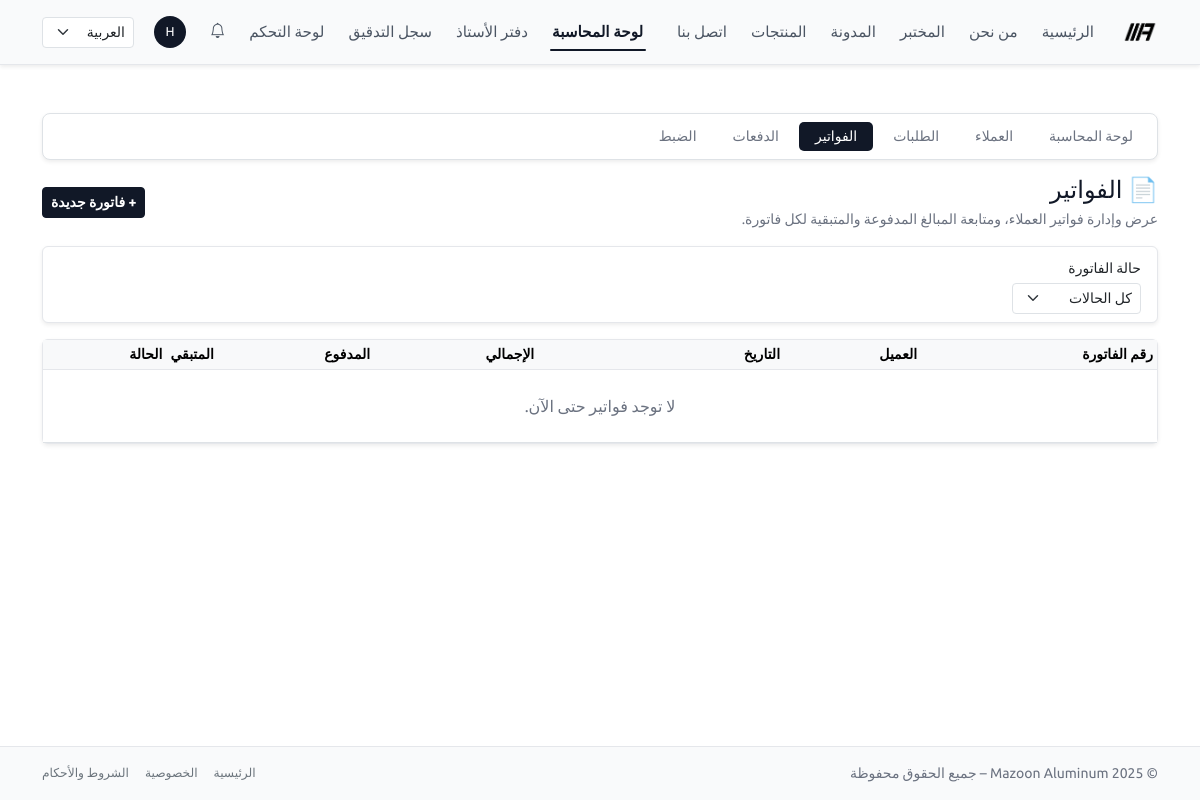
The app's page /ar/accounting/invoices/ (signed in), older data.
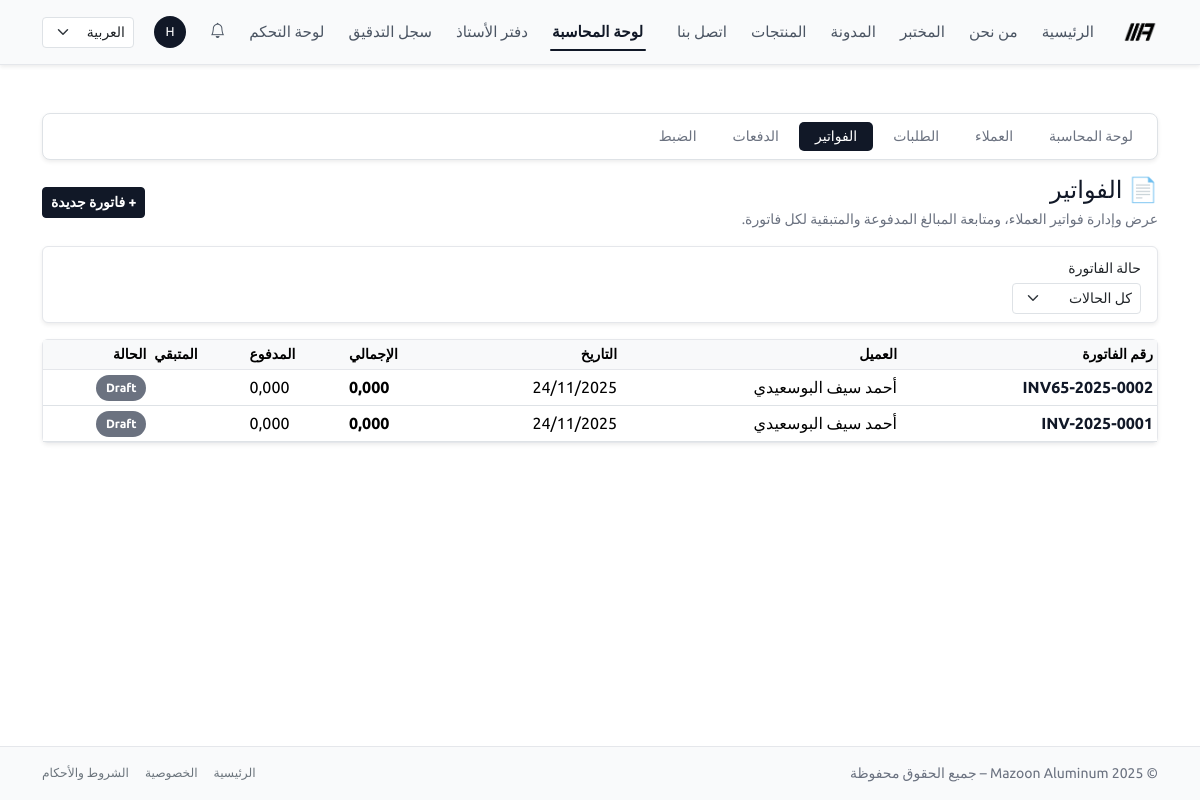
The same page, newer data.
### accounting/models.py (models this page shows, shortened)
class Invoice(NumberedModel, StatefulDomainModel):
    class Status(models.TextChoices):
        DRAFT = "draft", "Draft"
        SENT = "sent", "Sent"
        PARTIALLY_PAID = "partially_paid", "Partially Paid"
        PAID = "paid", "Paid"
        CANCELLED = "cancelled", "Cancelled"
    customer = models.ForeignKey(
        Customer,
        on_delete=models.PROTECT,
        related_name="invoices",
    )
    issued_at = models.DateField(default=timezone.now)
    due_date = models.DateField(null=True, blank=True)
    description = models.TextField(blank=True)
    terms = models.TextField(
        blank=True,
        help_text="Terms and conditions shown on the invoice.",
    )
    total_amount = models.DecimalField(max_digits=12, decimal_places=3)
    paid_amount = models.DecimalField(
        max_digits=12,
        decimal_places=3,
        default=0,
        help_text="Cached sum of related payments for quick display.",
    )
    status = models.CharField(
        max_length=20,
        choices=Status.choices,
        default=Status.DRAFT,
    )
    ledger_entry = models.OneToOneField(
        "ledger.JournalEntry",
        null=True,
        blank=True,
        on_delete=models.SET_NULL,
        related_name="invoice",
        help_text="Linked ledger journal entry for this invoice, if posted.",
    )
    created_at = models.DateTimeField(auto_now_add=True)
    updated_at = models.DateTimeField(auto_now=True)
    class Meta:
        ordering = ("-issued_at", "-id")
        indexes = [
            models.Index(fields=["serial"]),
            models.Index(fields=["status"]),
            models.Index(fields=["issued_at"]),
        ]

class Customer(models.Model):
    user = models.OneToOneField(
        settings.AUTH_USER_MODEL,
        on_delete=models.SET_NULL,
        null=True,
        blank=True,
        related_name="customer_profile",
        help_text="Optional: link to a Django user for customer access.",
    )
    name = models.CharField(max_length=255)
    phone = models.CharField(max_length=50, blank=True)
    email = models.EmailField(blank=True)
    company_name = models.CharField(max_length=255, blank=True)
    tax_number = models.CharField(
        max_length=50,
        blank=True,
        help_text="Optional: VAT / Tax ID if applicable.",
    )
    country = models.CharField(
        max_length=255,
        blank=True,
        help_text="Country name (translatable).",
    )
    governorate = models.CharField(
        max_length=255,
        blank=True,
        help_text="Governorate / محافظة (translatable).",
    )
    wilaya = models.CharField(
        max_length=255,
        blank=True,
        help_text="Wilaya / ولاية (translatable).",
    )
    village = models.CharField(
        max_length=255,
        blank=True,
        help_text="Village / قرية (translatable).",
    )
    postal_code = models.CharField(
        max_length=20,
        blank=True,
        help_text="Postal code / الرمز البريدي (translatable if needed).",
    )
    po_box = models.CharField(
        max_length=20,
        blank=True,
        help_text="P.O. Box / صندوق البريد (translatable if needed).",
    )
    address = models.TextField(blank=True)
    created_at = models.DateTimeField(auto_now_add=True)
    class Meta:
        ordering = ("name", "id")

### accounting/views.py (the view)
# urls.py: path("invoices/", views.InvoiceListView.as_view(), name="invoice_list"),
@method_decorator(accounting_staff_required, name="dispatch")
class InvoiceListView(AccountingSectionMixin, ListView):
    section = "invoices"
    model = Invoice
    template_name = "accounting/invoices/list.html"
    context_object_name = "invoices"
    paginate_by = 20
    def get_queryset(self):
        qs = (
            super()
            .get_queryset()
            .select_related("customer")
        )
        status = self.request.GET.get("status")
        if status:
            qs = qs.filter(status=status)
        return qs
    def get_context_data(self, **kwargs):
        ctx = super().get_context_data(**kwargs)
        ctx["status_filter"] = self.request.GET.get("status", "")
        return ctx

### templates/accounting/invoices/list.html (shortened to what this page needs)
{% extends "base.html" %}
{% load i18n %}
{% block content %}
<div class="py-4">
  {% include "accounting/_nav.html" %}
  <div class="d-flex flex-wrap justify-content-between align-items-center mb-3 gap-2">
    <div>
      <h1 class="h4 mb-1 text-mazoon">📄 {% trans "الفواتير" %}</h1>
      <p class="text-muted small mb-0">
        {% trans "عرض وإدارة فواتير العملاء، ومتابعة المبالغ المدفوعة والمتبقية لكل فاتورة." %}
      </p>
    </div>
    <a href="{% url 'accounting:invoice_create' %}" class="btn btn-primary btn-sm d-flex align-items-center gap-1">
      <span class="fw-semibold">+ {% trans "فاتورة جديدة" %}</span>
    </a>
  </div>
  <form method="get" class="mb-3">
    <div class="card bg-mazoon-card border-0 shadow-sm">
      <div class="card-body py-2">
        <div class="row g-2 align-items-end">
          <div class="col-auto">
            <label for="id_status" class="form-label small mb-1">{% trans "حالة الفاتورة" %}</label>
            <select id="id_status"
                    name="status"
                    class="form-select form-select-sm"
                    onchange="this.form.submit()">
              <option value="">{% trans "كل الحالات" %}</option>
            </select>
          </div>
        </div>
      </div>
    </div>
  </form>
  <div class="card border-0 shadow-sm bg-mazoon-card">
    <div class="card-body p-0">
      <div class="table-responsive">
        <table class="table table-hover table-sm mb-0 align-middle">
          <thead class="table-light small">
            <tr>
              <th>{% trans "رقم الفاتورة" %}</th>
              <th>{% trans "العميل" %}</th>
              <th>{% trans "التاريخ" %}</th>
              <th class="text-end">{% trans "الإجمالي" %}</th>
              <th class="text-end">{% trans "المدفوع" %}</th>
              <th class="text-end">{% trans "المتبقي" %}</th>
              <th>{% trans "الحالة" %}</th>
            </tr>
          </thead>
          <tbody>
            {% for inv in invoices %}
              <tr>
                <td>
  {% if inv.serial %}
    <a href="{% url 'accounting:invoice_detail' serial=inv.serial %}"
       class="text-decoration-none text-mazoon fw-semibold">
      {{ inv.serial }}
    </a>
  {% else %}
    <span class="text-muted small">
      {% trans "بدون رقم" %} (ID: {{ inv.id }})
    </span>
  {% endif %}
</td>
                <td>{{ inv.customer.name }}</td>
                <td>{{ inv.issued_at|date:"d/m/Y" }}</td>
                <td class="text-end fw-semibold">{{ inv.total_amount }}</td>
                <td class="text-end">{{ inv.paid_amount }}</td>
                <td class="text-end">{{ inv.balance }}</td>
                <td>
                  {% if inv.status == inv.Status.PAID %}
                    <span class="badge-mazoon badge-paid">{% trans "مدفوعة" %}</span>
                  {% elif inv.status == inv.Status.PARTIALLY_PAID %}
                    <span class="badge-mazoon badge-partially-paid">{% trans "مدفوعة جزئياً" %}</span>
                  {% elif inv.status == inv.Status.CANCELLED %}
                    <span class="badge-mazoon badge-cancelled">{% trans "ملغاة" %}</span>
                  {% elif inv.status == inv.Status.SENT %}
                    <span class="badge-mazoon badge-sent">{% trans "مرسلة" %}</span>
                  {% else %}
                    <span class="badge-mazoon badge-draft">{{ inv.get_status_display }}</span>
                  {% endif %}
                </td>
              </tr>
            {% empty %}
              <tr>
                <td colspan="7" class="text-center text-muted py-4">
                  {% trans "لا توجد فواتير حتى الآن." %}
                </td>
              </tr>
            {% endfor %}
          </tbody>
        </table>
      </div>
    </div>
  </div>
</div>
{% endblock %}

### templates/base.html (shortened to what this page needs)
{% load static i18n %}
<!doctype html>
<html lang="{{ LANGUAGE_CODE }}" dir="{% if LANGUAGE_CODE == 'ar' %}rtl{% else %}ltr{% endif %}" data-bs-theme="light">
<head>
  {% if LANGUAGE_CODE == "ar" %}
    <link href="https://cdn.jsdelivr.net/npm/bootstrap@5.3.8/dist/css/bootstrap.rtl.min.css"
          rel="stylesheet"
/>
  {% else %}
    <link href="https://cdn.jsdelivr.net/npm/bootstrap@5.3.8/dist/css/bootstrap.min.css"
          rel="stylesheet"
/>
  {% endif %}
<link rel="stylesheet"
      href="https://cdn.jsdelivr.net/npm/bootstrap-icons@1.11.3/font/bootstrap-icons.css">
  <link rel="stylesheet" href="{% static 'css/style.css' %}"/>
</head>
<body class="bg-body text-body d-flex flex-column min-vh-100">
<nav class="navbar navbar-expand-lg navbar-light mazoon-navbar shadow-sm">
  <div class="container">
    <a class="navbar-brand fw-bold d-flex align-items-center gap-2" href="{% url 'home' %}">
      <img src="{% static 'img/logo_mazoon_black.png' %}"
           alt="Mazoon Aluminum logo"
           class="navbar-logo">
    </a>
    <div class="collapse navbar-collapse" id="mainNavbar">
      <ul class="navbar-nav me-auto mb-2 mb-lg-0 main-nav-links">
        <li class="nav-item">
          <a class="nav-link {% if request.resolver_match.url_name == 'home' %}active{% endif %}"
             href="{% url 'home' %}">{% trans "الرئيسية" %}</a>
        </li>
        <li class="nav-item">
          <a class="nav-link {% if request.resolver_match.url_name == 'about' %}active{% endif %}"
             href="{% url 'about' %}">{% trans "من نحن" %}</a>
        </li>
        <li class="nav-item">
          <a class="nav-link {% if request.resolver_match.url_name == 'lab' %}active{% endif %}"
             href="{% url 'lab' %}">{% trans "المختبر" %}</a>
        </li>
        <li class="nav-item">
          <a class="nav-link {% if request.resolver_match.url_name == 'blog_list' or request.resolver_match.url_name == 'blog_detail' %}active{% endif %}"
             href="{% url 'blog_list' %}">{% trans "المدونة" %}</a>
        </li>
        <li class="nav-item">
          <a class="nav-link {% if request.resolver_match.url_name == 'product_list' %}active{% endif %}"
             href="{% url 'product_list' %}">{% trans "المنتجات" %}</a>
        </li>
        <li class="nav-item">
          <a class="nav-link {% if request.resolver_match.url_name == 'contact' %}active{% endif %}"
             href="{% url 'contact' %}">{% trans "اتصل بنا" %}</a>
        </li>
      </ul>
      <ul class="navbar-nav ms-auto mb-2 mb-lg-0 align-items-center top-right-links">
{% if user.is_authenticated %}
  {% if user.is_staff or user.is_superuser %}
    <li class="nav-item">
      <a class="nav-link {% if request.resolver_match.namespace == 'accounting' %}active{% endif %}"
         href="{% url 'accounting:dashboard' %}">
        {% trans "لوحة المحاسبة" %}
      </a>
    </li>
  {% endif %}
{% endif %}
{% if user.is_authenticated and user.is_staff %}
  <li class="nav-item">
    <a class="nav-link {% if request.resolver_match.namespace == 'ledger' %}active{% endif %}"
       href="{% url 'ledger:dashboard' %}">
      {% trans "دفتر الأستاذ" %}
    </a>
  </li>
  <li class="nav-item">
    <a class="nav-link {% if request.resolver_match.namespace == 'core' and request.resolver_match.url_name == 'audit_log_list' %}active{% endif %}"
       href="{% url 'core:audit_log_list' %}">
      {% trans "سجل التدقيق" %}
    </a>
  </li>
  <li class="nav-item">
    {% if request.resolver_match.namespace == 'inventory' and subsection == 'dashboard' %}
      <a class="nav-link active"
         href="{% url 'inventory:dashboard' %}">
        {% trans "لوحة التحكم" %}
      </a>
    {% else %}
      <a class="nav-link"
         href="{% url 'inventory:dashboard' %}">
        {% trans "لوحة التحكم" %}
      </a>
    {% endif %}
  </li>
{% endif %}
          {% include "core/notifications/_navbar_dropdown.html" %}
        {% if user.is_authenticated %}
          <li class="nav-item dropdown">
            <a class="nav-link d-flex align-items-center gap-2"
               href="#"
               id="userMenuDropdown"
               role="button"
               data-bs-toggle="dropdown"
               aria-expanded="false">
              <span class="rounded-circle d-inline-flex justify-content-center align-items-center"
                    style="width: 32px; height: 32px; background-color: #111827; color: #fff; font-size: 0.8rem;">
                {{ user.username|first|upper }}
              </span>
            </a>
          </li>
        {% endif %}
        <li class="nav-item ms-2">
          <form action="{% url 'set_language' %}" method="post" class="d-flex">
            <select name="language"
                    class="form-select form-select-sm lang-switcher"
                    onchange="this.form.submit()">
              <option value="ar" {% if LANGUAGE_CODE == 'ar' %}selected{% endif %}>العربية</option>
            </select>
          </form>
        </li>
      </ul>
    </div>
  </div>
</nav>
<main class="py-4 flex-grow-1">
  <div class="container">
    {% block content %}{% endblock %}
  </div>
</main>
<footer class="mazoon-footer border-top py-3 mt-auto">
  <div class="container d-flex flex-column flex-md-row justify-content-between align-items-center text-muted small gap-2">
    <div>
      &copy; {% now "Y" %} Mazoon Aluminum – {% trans "جميع الحقوق محفوظة" %}
    </div>
    <div class="d-flex gap-3">
      <a href="{% url 'home' %}" class="link-secondary text-decoration-none small">{% trans "الرئيسية" %}</a>
      <a href="#" class="link-secondary text-decoration-none small">{% trans "الخصوصية" %}</a>
      <a href="#" class="link-secondary text-decoration-none small">{% trans "الشروط والأحكام" %}</a>
    </div>
  </div>
</footer>
</body>
</html>

### templates/core/notifications/_navbar_dropdown.html (shortened to what this page needs)
{% load i18n %}
{% if user.is_authenticated %}
<li class="nav-item dropdown">
  <a class="nav-link position-relative"
     href="#"
     id="navbarNotificationsDropdown"
     role="button"
     data-bs-toggle="dropdown"
     aria-expanded="false">
    <i class="bi bi-bell"></i>
  </a>
</li>
{% endif %}

### templates/accounting/_nav.html
{% load i18n %}
<div class="mb-3">
  <div class="bg-mazoon-card border rounded-3 shadow-sm px-2 py-2">
    <ul class="nav nav-pills flex-wrap small mazoon-nav gap-1">
      <li class="nav-item">
        <a class="nav-link px-3 py-1 {% if accounting_section == 'dashboard' %}active{% endif %}"
           href="{% url 'accounting:dashboard' %}">
          {% trans "لوحة المحاسبة" %}
        </a>
      </li>
      <li class="nav-item">
        <a class="nav-link px-3 py-1 {% if accounting_section == 'customers' %}active{% endif %}"
           href="{% url 'accounting:customer_list' %}">
          {% trans "العملاء" %}
        </a>
      </li>
      <li class="nav-item">
        <a class="nav-link px-3 py-1 {% if accounting_section == 'orders' %}active{% endif %}"
           href="{% url 'accounting:order_list' %}">
          {% trans "الطلبات" %}
        </a>
      </li>
      <li class="nav-item">
        <a class="nav-link px-3 py-1 {% if accounting_section == 'invoices' %}active{% endif %}"
           href="{% url 'accounting:invoice_list' %}">
          {% trans "الفواتير" %}
        </a>
      </li>
      <li class="nav-item">
        <a class="nav-link px-3 py-1 {% if accounting_section == 'payments' %}active{% endif %}"
           href="{% url 'accounting:payment_list' %}">
          {% trans "الدفعات" %}
        </a>
      </li>
      <li class="nav-item">
        <a class="nav-link px-3 py-1 {% if accounting_section == 'settings' %}active{% endif %}"
           href="{% url 'accounting:sales_settings' %}">
          {% trans "الضبط" %}
        </a>
      </li>
    </ul>
  </div>
</div>

Row changes from the older to the newer data that the page shows:
added Invoice: serial "INV65-2025-0002", customer.name "أحمد سيف البوسعيدي", issued_at "24/11/2025", total_amount "0,000", paid_amount "0,000", status "Draft"
added Invoice: serial "INV-2025-0001", customer.name "أحمد سيف البوسعيدي", issued_at "24/11/2025", total_amount "0,000", paid_amount "0,000", status "Draft"
Text that changed along with them:
text no longer shown: "لا توجد فواتير حتى الآن."
